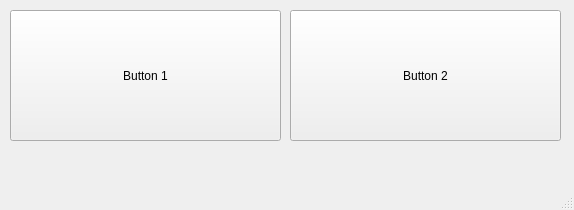
<?xml version="1.0" encoding="UTF-8"?>
<ui version="4.0">
 <class>MainWindow</class>
 <widget class="QMainWindow" name="MainWindow">
  <property name="geometry">
   <rect>
    <x>0</x>
    <y>0</y>
    <width>574</width>
    <height>210</height>
   </rect>
  </property>
  <property name="windowTitle">
   <string>MainWindow</string>
  </property>
  <widget class="QWidget" name="centralwidget">
   <widget class="QPushButton" name="button1_pushButton">
    <property name="geometry">
     <rect>
      <x>10</x>
      <y>10</y>
      <width>271</width>
      <height>131</height>
     </rect>
    </property>
    <property name="text">
     <string>Button 1</string>
    </property>
   </widget>
   <widget class="QPushButton" name="button2_pushButton">
    <property name="geometry">
     <rect>
      <x>290</x>
      <y>10</y>
      <width>271</width>
      <height>131</height>
     </rect>
    </property>
    <property name="text">
     <string>Button 2</string>
    </property>
   </widget>
  </widget>
  <widget class="QMenuBar" name="menubar">
   <property name="geometry">
    <rect>
     <x>0</x>
     <y>0</y>
     <width>574</width>
     <height>26</height>
    </rect>
   </property>
  </widget>
  <widget class="QStatusBar" name="statusbar"/>
 </widget>
 <resources/>
 <connections/>
</ui>
